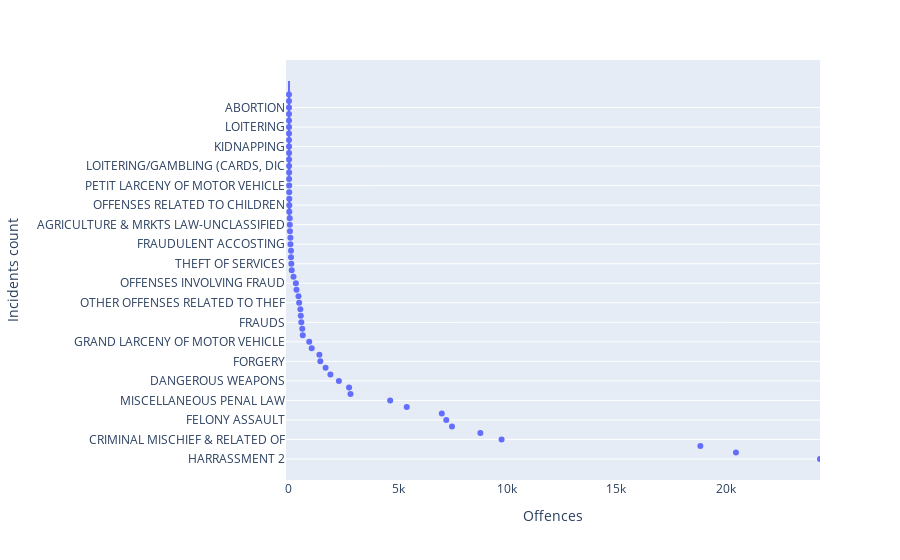

The notebook cell this image was saved under:
### Code cell
# Visualize offence categories
Offences = list(df["ofns_desc"].value_counts())
incidentsOccured = list(df["ofns_desc"].value_counts().index)

# Creating dataframe
data = {'Offences':Offences, 'incidentsOccured':incidentsOccured}
ofnsDF = pd.DataFrame(data)

fig = px.violin(ofnsDF, x="Offences", y="incidentsOccured", box=True, points="all",labels={'incidentsOccured':'Incidents count'})
fig.show()

### Figure 1 — Plotly figure (JSON) as saved in the notebook; plotly's stock layout.template omitted (floating-point values rounded to 4 significant figures)
{"data": [{"alignmentgroup": "True", "box": {"visible": true}, "hoverlabel": {"namelength": 0}, "hovertemplate": "Offences=%{x}<br>Incidents count=%{y}", "legendgroup": "", "marker": {"color": "#636efa"}, "name": "", "offsetgroup": "", "orientation": "v", "points": "all", "scalegroup": "True", "showlegend": false, "type": "violin", "x": [24325, 20475, 18846, 9739, 8769, 7467, 7206, 7001, 5394, 4637, 2818, 2752, 2286, 1898, 1677, 1435, 1393, 1041, 927, 631, 608, 565, 541, 522, 466, 435, 343, 315, 207, 126, 107, 93, 92, 67, 66, 46, 37, 35, 16, 16, 14, 12, 10, 7, 6, 6, 5, 5, 4, 3, 2, 2, 2, 1, 1, 1, 1], "x0": " ", "xaxis": "x", "y": ["HARRASSMENT 2", "PETIT LARCENY", "ASSAULT 3 & RELATED OFFENSES", "CRIMINAL MISCHIEF & RELATED OF", "GRAND LARCENY", "OFF. AGNST PUB ORD SENSBLTY &", "FELONY ASSAULT", "DANGEROUS DRUGS", "ROBBERY", "MISCELLANEOUS PENAL LAW", "OFFENSES AGAINST PUBLIC ADMINI", "BURGLARY", "DANGEROUS WEAPONS", "SEX CRIMES", "INTOXICATED & IMPAIRED DRIVING", "FORGERY", "VEHICLE AND TRAFFIC LAWS", "CRIMINAL TRESPASS", "GRAND LARCENY OF MOTOR VEHICLE", "THEFT-FRAUD", "POSSESSION OF STOLEN PROPERTY", "FRAUDS", "UNAUTHORIZED USE OF A VEHICLE", "RAPE", "OTHER OFFENSES RELATED TO THEF", "OFFENSES AGAINST THE PERSON", "ADMINISTRATIVE CODE", "OFFENSES INVOLVING FRAUD", "NYS LAWS-UNCLASSIFIED FELONY", "OTHER STATE LAWS (NON PENAL LA", "THEFT OF SERVICES", "GAMBLING", "ARSON", "FRAUDULENT ACCOSTING", "BURGLAR'S TOOLS", "KIDNAPPING & RELATED OFFENSES", "AGRICULTURE & MRKTS LAW-UNCLASSIFIED", "ALCOHOLIC BEVERAGE CONTROL LAW", "PROSTITUTION & RELATED OFFENSES", "OFFENSES RELATED TO CHILDREN", "OFFENSES AGAINST PUBLIC SAFETY", "JOSTLING", "PETIT LARCENY OF MOTOR VEHICLE", "DISORDERLY CONDUCT", "ENDAN WELFARE INCOMP", "LOITERING/GAMBLING (CARDS, DIC", "HOMICIDE-NEGLIGENT,UNCLASSIFIE", "CHILD ABANDONMENT/NON SUPPORT", "KIDNAPPING", "OTHER STATE LAWS", "ESCAPE 3", "LOITERING", "NEW YORK CITY HEALTH CODE", "NYS LAWS-UNCLASSIFIED VIOLATION", "ABORTION", "UNLAWFUL POSS. WEAP. ON SCHOOL", "INTOXICATED/IMPAIRED DRIVING"], "y0": " ", "yaxis": "y"}], "layout": {"legend": {"tracegroupgap": 0}, "margin": {"t": 60}, "violinmode": "group", "xaxis": {"anchor": "y", "domain": [0, 1], "title": {"text": "Offences"}}, "yaxis": {"anchor": "x", "domain": [0, 1], "title": {"text": "Incidents count"}}}}
